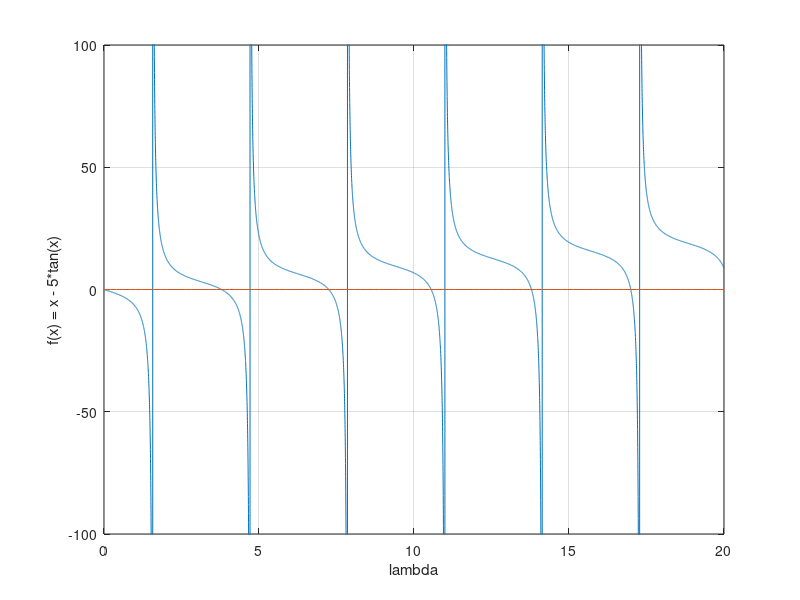

Source code (MATLAB): (Note: this script raises an error after producing the figure.)
function [r] = rootTangent()
%returns the first and 5th roots of a function.
fun = @(x) x - 5*tan(x); %anonymous function handle to define the function
xRange = linspace(0,20,10000); %interval of points to calculate the function
yRange = fun(xRange);%yvalues for the func.
figure
plot(xRange,yRange)
hold on
plot(linspace(0,20),zeros(1,100));
axis([0,20 -100 100]);
xlabel('lambda');
ylabel('f(x) = x - 5*tan(x)');
grid on
r  = [];
xr1 = rfBisection(fun,3.78,3.8,10.^-8); %use the bisection algorithm to find the root
xr5 = rfBisection(fun,16.99,17,10.^-8);

fprintf('First Root: %10.8f\nFifth Root: %10.8f\n',xr1,xr5);
r = [xr1,xr5]; %return the 1st and 5th roots
end